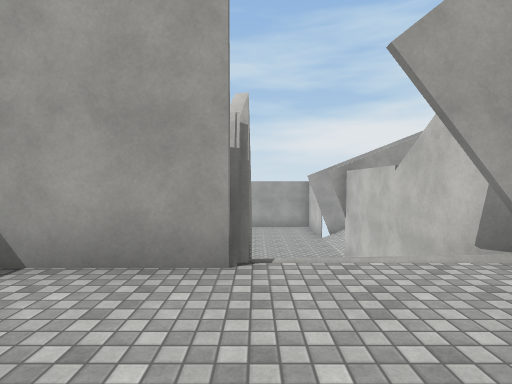
[1] (above)

18 first-person views from a walk through a 3-D level made in the Unity game engine. The camera is 1.5 m above the floor, tilts 2° down and sees 80° across. The floor is counted in squares, 2 m on a side. Each view is taken from the middle of a square. On the plan, view 1 faces up. The plan holds only what a view shows up to about 10 squares ahead; the rest is blank. The place goes on beyond the plan. The player is left out. Surface patterns are stand-ins for the level's own textures.

[2]
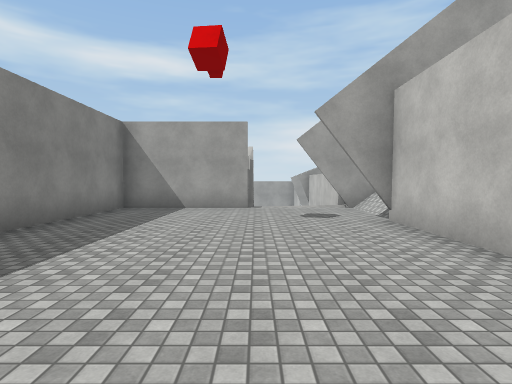

[3]
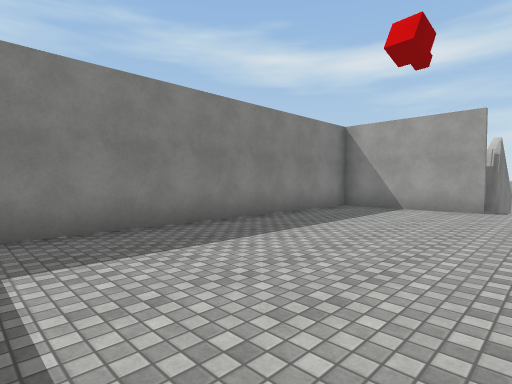

[4]
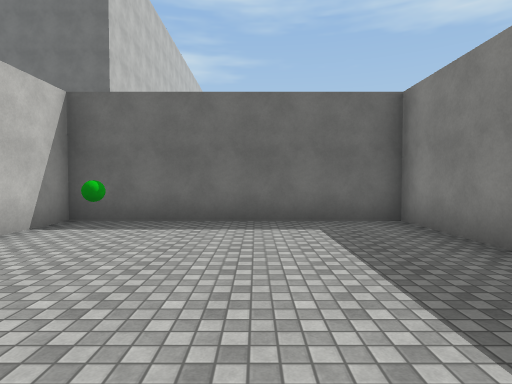

[5]
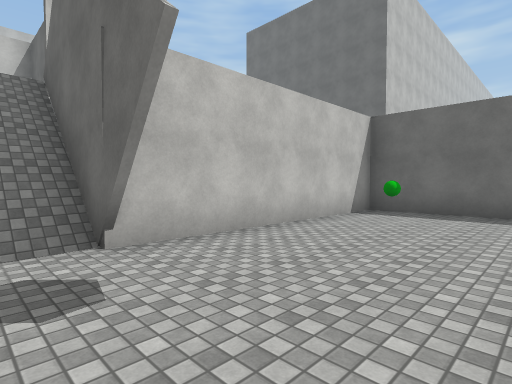

[6]
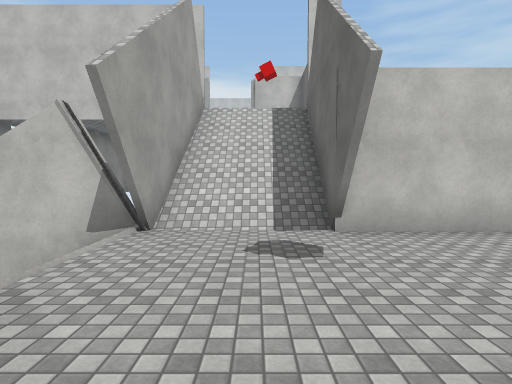

[7]
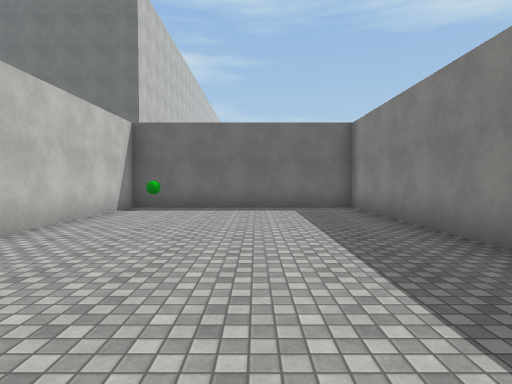

[8]
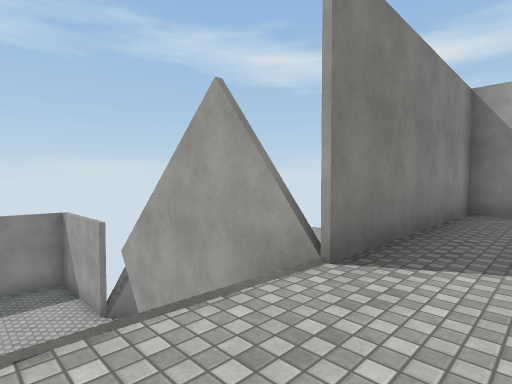

[9]
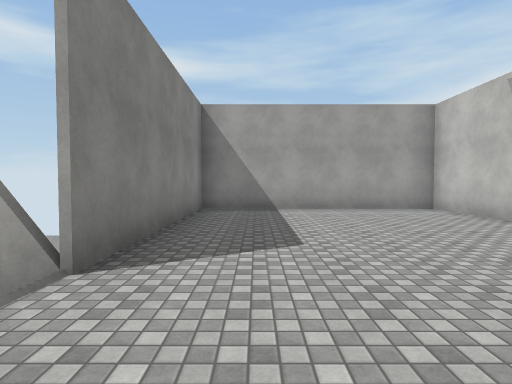

[10]
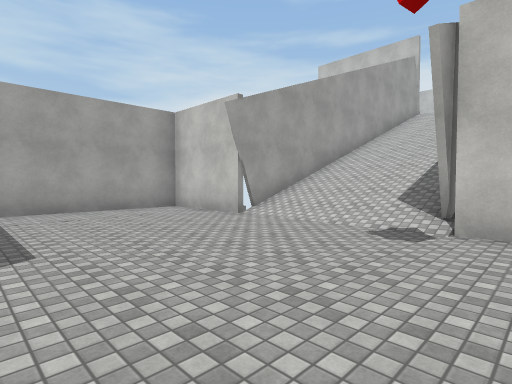

[11]
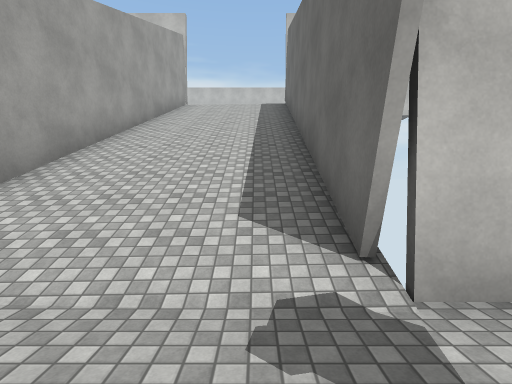

[12]
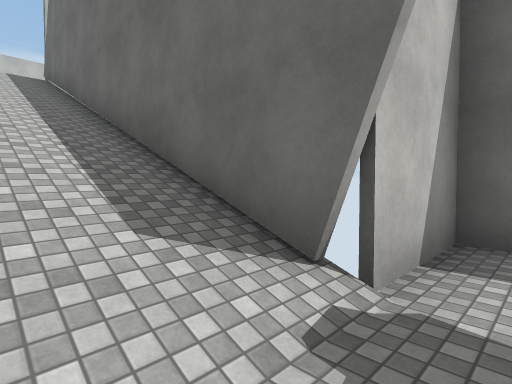

[13]
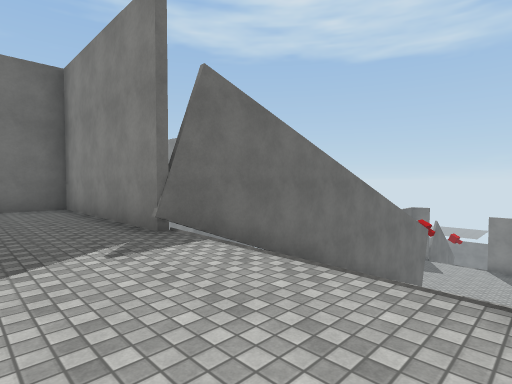

[14]
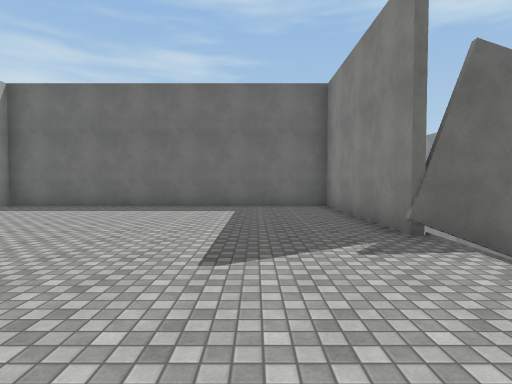

[15]
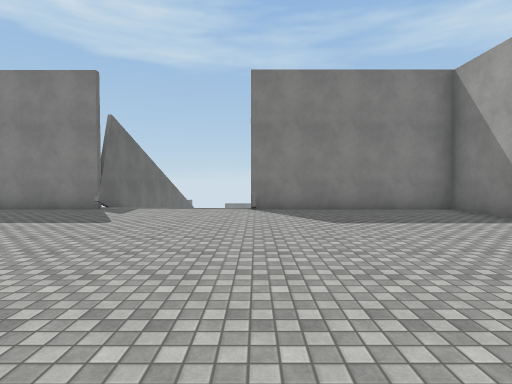

[16]
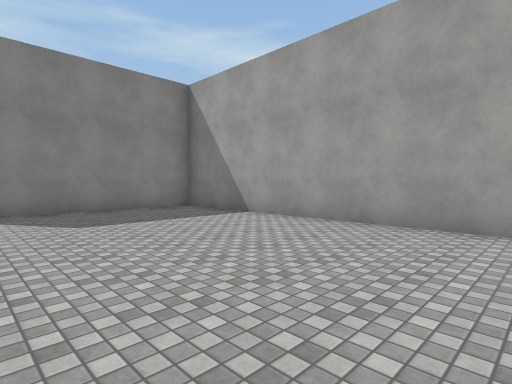

[17]
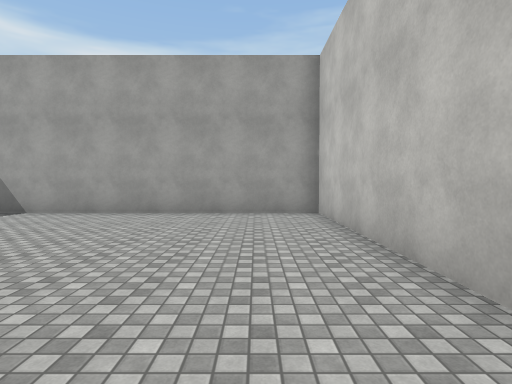

[18]
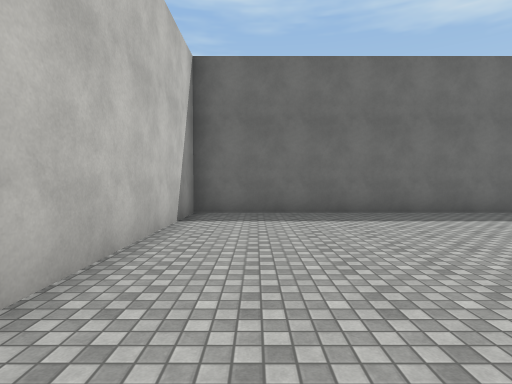

### Floor plan
Key: @ floor where view 1 was taken; # wall or solid block; x gap in a wall; . main floor; - floor 7.75 m lower than the main floor; _ floor 13.25 m lower than the main floor; < floor 16 m lower than the main floor; ( floor 16.25 m lower than the main floor; / step, stairs or slope; = window, fence, low wall or low ledge; v drop or lower ground; B green ball.
Columns run from 4 left of view 1 to 34 right of it. Each row starts with its distance up from view 1.
 11                             ###########
 10     (((<                    #.........#
  9     (((<   ######           #.........#
  8       =vv #------#          #.........#
  7       =v  #------#          #.........#
  6     # =v  #------#####      #.........#
  5     # =v  #------/////=###  #.........#
  4     # =v  #------/////////  ..........
  3 #####_x####------/////////  ....... .
  2 #______////------///////////..........
  1 #______////------##########/..........#
  0 #___@__#///------#        ##..........#
 -1 #______####     -#         #..........#
 -2 #______#        ##         #..........#
 -3 #______#                   #..........#
 -4 #______#                   #..........#
 -5 #______#                   ############
 -6 #_____B#
 -7 ########

Where each view was taken, in squares from view 1:
view 1: 0 up, 0 right, facing up
view 2: 6 down, 0 right, facing up
view 3: 6 down, 1 right, facing up-left
view 4: 1 down, 1 left, facing down
view 5: 1 up, 1 left, facing down-right
view 6: 1 up, 2 left, facing right
view 7: 2 up, 1 left, facing down
view 8: 0 up, 8 right, facing up-left
view 9: 0 up, 8 right, facing up
view 10: 0 up, 8 right, facing up-right
view 11: 2 up, 11 right, facing right
view 12: 3 up, 12 right, facing down-right
view 13: 5 up, 26 right, facing down-left
view 14: 5 up, 26 right, facing down
view 15: 5 up, 32 right, facing left
view 16: 5 up, 32 right, facing up-left
view 17: 3 up, 32 right, facing up
view 18: 3 up, 32 right, facing down
